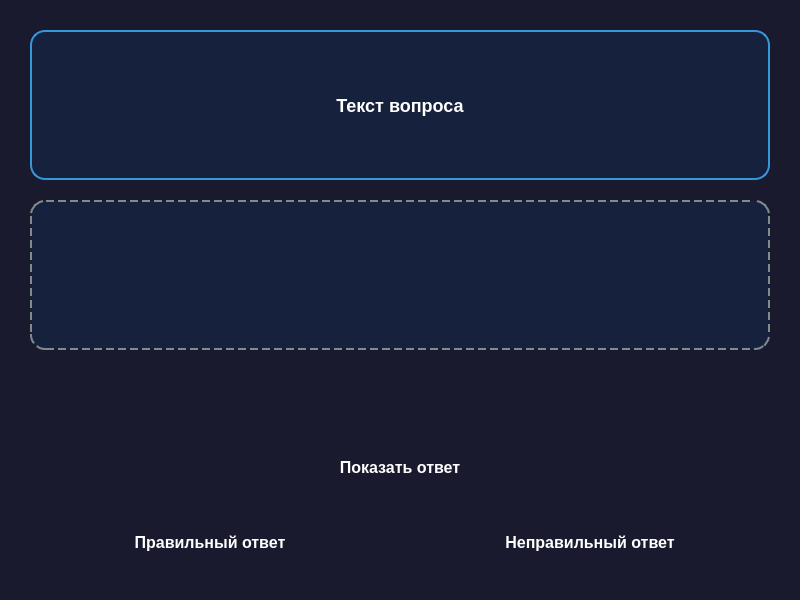
<?xml version="1.0" encoding="UTF-8"?>
<ui version="4.0">
 <class>QuestionWindow</class>
 <widget class="QDialog" name="QuestionWindow">
  <property name="geometry">
   <rect>
    <x>0</x>
    <y>0</y>
    <width>800</width>
    <height>600</height>
   </rect>
  </property>
  <property name="minimumSize">
   <size>
    <width>600</width>
    <height>450</height>
   </size>
  </property>
  <property name="windowTitle">
   <string>Вопрос</string>
  </property>
  <property name="styleSheet">
   <string notr="true">QDialog {
    background-color: #1a1a2e;
    font-family: 'Segoe UI', Arial, sans-serif;
}</string>
  </property>
  <layout class="QVBoxLayout" name="verticalLayout">
   <property name="spacing">
    <number>20</number>
   </property>
   <property name="leftMargin">
    <number>30</number>
   </property>
   <property name="topMargin">
    <number>30</number>
   </property>
   <property name="rightMargin">
    <number>30</number>
   </property>
   <property name="bottomMargin">
    <number>30</number>
   </property>
   <item>
    <widget class="QLabel" name="questionLabel">
     <property name="minimumSize">
      <size>
       <width>0</width>
       <height>150</height>
      </size>
     </property>
     <property name="styleSheet">
      <string notr="true">QLabel {
    color: white;
    font-size: 18px;
    font-weight: 500;
    padding: 25px;
    background-color: #16213e;
    border: 2px solid #3498db;
    border-radius: 15px;
    line-height: 1.4;
}</string>
     </property>
     <property name="text">
      <string>Текст вопроса</string>
     </property>
     <property name="alignment">
      <set>Qt::AlignCenter</set>
     </property>
     <property name="wordWrap">
      <bool>true</bool>
     </property>
    </widget>
   </item>
   <item>
    <widget class="QFrame" name="answerFrame">
     <property name="minimumSize">
      <size>
       <width>0</width>
       <height>150</height>
      </size>
     </property>
     <property name="styleSheet">
      <string notr="true">QFrame {
    background-color: #16213e;
    border: 2px dashed #7f8c8d;
    border-radius: 15px;
}</string>
     </property>
     <layout class="QVBoxLayout" name="verticalLayout_2">
      <property name="spacing">
       <number>0</number>
      </property>
      <property name="margin" stdset="0">
       <number>0</number>
      </property>
      <item>
       <widget class="QLabel" name="answerLabel">
        <property name="styleSheet">
         <string notr="true">QLabel {
    color: white;
    font-size: 18px;
    font-weight: 500;
    padding: 25px;
    background-color: transparent;
    border: none;
    border-radius: 15px;
    line-height: 1.4;
}</string>
        </property>
        <property name="text">
         <string/>
        </property>
        <property name="alignment">
         <set>Qt::AlignCenter</set>
        </property>
        <property name="wordWrap">
         <bool>true</bool>
        </property>
       </widget>
      </item>
     </layout>
    </widget>
   </item>
   <item>
    <spacer name="verticalSpacer">
     <property name="orientation">
      <enum>Qt::Vertical</enum>
     </property>
     <property name="sizeHint" stdset="0">
      <size>
       <width>20</width>
       <height>40</height>
      </size>
     </property>
    </spacer>
   </item>
   <item>
    <widget class="QPushButton" name="showAnswerButton">
     <property name="minimumSize">
      <size>
       <width>0</width>
       <height>55</height>
      </size>
     </property>
     <property name="styleSheet">
      <string notr="true">QPushButton {
    background: qlineargradient(x1:0, y1:0, x2:0, y2:1,
        stop:0 #3498db, stop:1 #2980b9);
    color: white;
    font-size: 16px;
    font-weight: bold;
    border: none;
    border-radius: 10px;
    padding: 12px;
}
QPushButton:hover {
    background: qlineargradient(x1:0, y1:0, x2:0, y2:1,
        stop:0 #2980b9, stop:1 #2573a7);
}
QPushButton:pressed {
    background: qlineargradient(x1:0, y1:0, x2:0, y2:1,
        stop:0 #2573a7, stop:1 #1f618d);
}</string>
     </property>
     <property name="text">
      <string>Показать ответ</string>
     </property>
    </widget>
   </item>
   <item>
    <layout class="QHBoxLayout" name="resultButtonsLayout">
     <property name="spacing">
      <number>20</number>
     </property>
     <item>
      <widget class="QPushButton" name="correctButton">
       <property name="minimumSize">
        <size>
         <width>0</width>
         <height>55</height>
        </size>
       </property>
       <property name="styleSheet">
        <string notr="true">QPushButton {
    background: qlineargradient(x1:0, y1:0, x2:0, y2:1,
        stop:0 #2ecc71, stop:1 #27ae60);
    color: white;
    font-size: 16px;
    font-weight: bold;
    border: none;
    border-radius: 10px;
    padding: 12px;
}
QPushButton:hover {
    background: qlineargradient(x1:0, y1:0, x2:0, y2:1,
        stop:0 #27ae60, stop:1 #219653);
}
QPushButton:pressed {
    background: qlineargradient(x1:0, y1:0, x2:0, y2:1,
        stop:0 #219653, stop:1 #1e8449);
}</string>
       </property>
       <property name="text">
        <string>Правильный ответ</string>
       </property>
      </widget>
     </item>
     <item>
      <widget class="QPushButton" name="incorrectButton">
       <property name="minimumSize">
        <size>
         <width>0</width>
         <height>55</height>
        </size>
       </property>
       <property name="styleSheet">
        <string notr="true">QPushButton {
    background: qlineargradient(x1:0, y1:0, x2:0, y2:1,
        stop:0 #e74c3c, stop:1 #c0392b);
    color: white;
    font-size: 16px;
    font-weight: bold;
    border: none;
    border-radius: 10px;
    padding: 12px;
}
QPushButton:hover {
    background: qlineargradient(x1:0, y1:0, x2:0, y2:1,
        stop:0 #c0392b, stop:1 #a93226);
}
QPushButton:pressed {
    background: qlineargradient(x1:0, y1:0, x2:0, y2:1,
        stop:0 #a93226, stop:1 #922b21);
}</string>
       </property>
       <property name="text">
        <string>Неправильный ответ</string>
       </property>
      </widget>
     </item>
    </layout>
   </item>
  </layout>
 </widget>
 <resources/>
 <connections/>
</ui>
